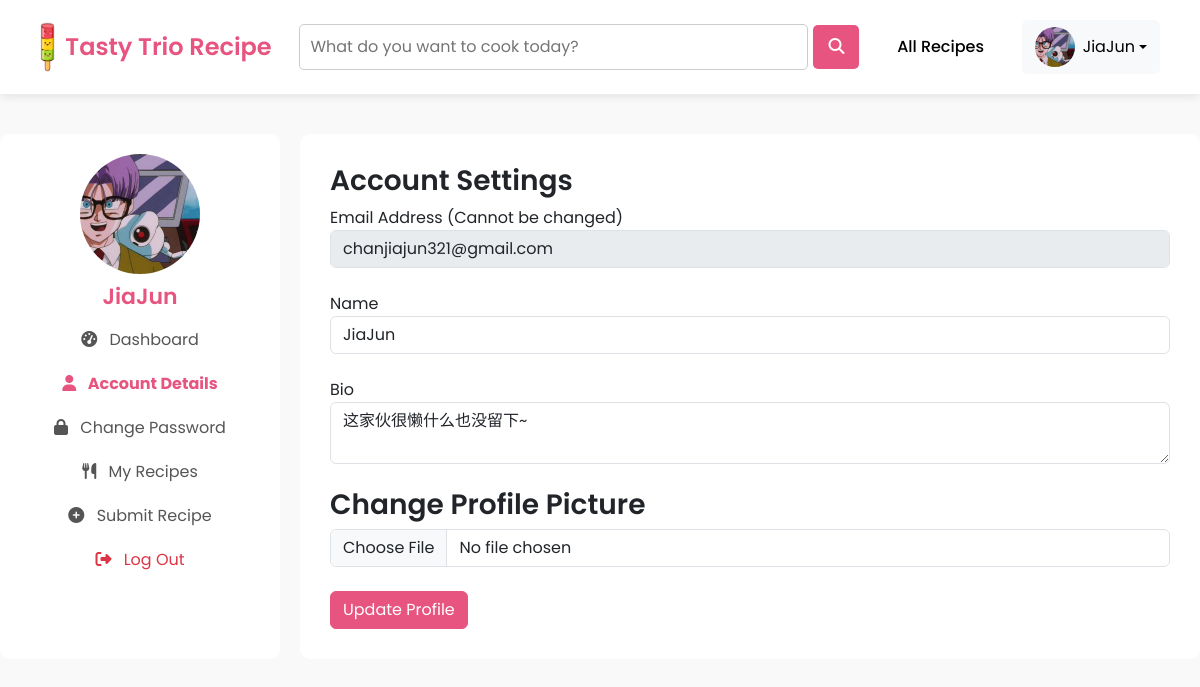
Screenshot of /profile.php (signed in) with the database file from the repository.
### tables this page shows
CREATE TABLE `registered_user` (
  `userID` int(11) NOT NULL,
  `userImg` varchar(255) DEFAULT NULL,
  `userName` varchar(255) NOT NULL,
  `userEmail` varchar(255) NOT NULL,
  `userPass` varchar(255) NOT NULL,
  `userBio` text DEFAULT NULL,
  `favID` int(11) DEFAULT NULL,
  `reset_token` varchar(255) DEFAULT NULL,
  `userStatus` enum('Active','Inactive','Banned') NOT NULL DEFAULT 'Active'
);

### profile.php (the view, shortened to what this page needs)
<?php
include 'db.php';
$userImg = 'uploads/default.png';
$userName = 'Guest';
$userEmail = '';
$userBio = '';
if (isset($_SESSION['userID'])) {
    $userID = $_SESSION['userID'];
    $query = "SELECT userImg, userName, userEmail, userBio FROM registered_user WHERE userID = ?";
    $stmt = $conn->prepare($query);
    if ($stmt) {
        $stmt->bind_param("i", $userID);
        if ($stmt->execute()) {
            $result = $stmt->get_result();
            if ($result->num_rows > 0) {
                $userData = $result->fetch_assoc();
                $userImg = $userData['userImg'];
                $userName = $userData['userName'];
                $userEmail = $userData['userEmail'];
                $userBio = $userData['userBio'];
            }
        }
    }
}
?>
<!DOCTYPE html>
<html lang="en">
<head>
    <link rel="stylesheet" href="https://cdn.jsdelivr.net/npm/bootstrap@5.3.0/dist/css/bootstrap.min.css">
    <link rel="stylesheet" href="https://cdnjs.cloudflare.com/ajax/libs/font-awesome/6.4.2/css/all.min.css">
</head>
<body>
<?php include('header.php'); ?>
<div class="profile-container">
    <div class="sidebar">
        <img src="<?php echo htmlspecialchars($userImg); ?>" alt="Profile Picture">
        <h2><?php echo htmlspecialchars($userName); ?></h2>
        <a href="profile-dashboard.php"><i class="fas fa-tachometer-alt"></i> Dashboard</a>
        <a href="profile.php" class="active-link"><i class="fas fa-user"></i> Account Details</a>
        <a href="change-password.php"><i class="fas fa-lock"></i> Change Password</a>
        <a href="user_recipe.php"><i class="fas fa-utensils"></i> My Recipes</a>
        <a href="addRecipe.php"><i class="fas fa-plus-circle"></i> Submit Recipe</a>
        <a href="logout.php" class="text-danger"><i class="fas fa-sign-out-alt"></i> Log Out</a>
    </div>
    <div class="content">
        <h3>Account Settings</h3>
        <form action="update-profile.php" method="POST" enctype="multipart/form-data">
            <label>Email Address (Cannot be changed)</label>
            <input type="email" class="form-control" value="<?php echo htmlspecialchars($userEmail); ?>" disabled>
            <br>
            <label>Name</label>
            <input type="text" class="form-control" name="name" value="<?php echo htmlspecialchars($userName); ?>" required>
            <br>
            <label>Bio</label>
            <textarea class="form-control" name="bio"><?php echo htmlspecialchars($userBio); ?></textarea>
            <br>
            <h3>Change Profile Picture</h3>
            <input type="file" name="profile_pic" class="form-control">
            <br>
            <button type="submit" class="btn btn-primary">Update Profile</button>
        </form>
    </div>
</div>
</body>
</html>

### header.php (shortened to what this page needs)
<!DOCTYPE html>
<html lang="en">
<head>
</head>
<body>
<header>
    <div class="logo-title">
        <img src="assets/pic/TastyTrioLogo.png" alt="Logo">
        <a href="home.php"><h1>Tasty Trio Recipe</h1></a>
    </div>
    <form action="searchRecipe.php" method="GET" class="search-bar">
        <input type="text" name="query" placeholder="What do you want to cook today?" required>
        <button type="submit"><i class="fas fa-search"></i></button>
    </form>
    <nav class="navbar">
        <a href="eRecipeList.php"> All Recipes</a>
    </nav>
    <div class="profile-dropdown">
        <button class="btn btn-light dropdown-toggle d-flex align-items-center" type="button" id="dropdownMenuButton" data-bs-toggle="dropdown" aria-expanded="false">
            <img src="<?php echo htmlspecialchars($userImg); ?>" alt="Profile">
            <span class="ms-2"><?php echo htmlspecialchars($userName); ?></span>
        </button>
    </div>
</header>
</body>
</html>

### profile.php (style rules this page uses)
body { font-family: 'Poppins', sans-serif; background-color: #f9f9f9; }
.active-link { color: #E75480 !important; font-weight: bold; }
header { display: flex; justify-content: space-between; align-items: center; padding: 20px 40px; background-color: white; box-shadow: 0 2px 10px rgba(0, 0, 0, 0.1); }
.logo-title { display: flex; align-items: center; }
.logo-title img { height: 50px; margin-right: 10px; }
.logo-title h1 { font-size: 24px; font-weight: 600; margin: 0; color: #E75480; }
header input { width: 50%; padding: 10px; border: 1px solid #ccc; border-radius: 5px; }
.navbar { display: flex; gap: 20px; }
.navbar a { text-decoration: none; color: black; font-weight: 500; padding: 5px 10px; transition: color 0.3s ease; }
.profile-container { display: flex; max-width: 1200px; margin: 40px auto; }
.sidebar { width: 280px; background: white; padding: 20px; border-radius: 10px; text-align: center; }
.sidebar img { width: 120px; height: 120px; border-radius: 50%; object-fit: cover; margin-bottom: 10px; }
.sidebar h2 { color: #E75480; font-size: 22px; font-weight: 600; }
.sidebar a { display: block; padding: 10px; color: #555; text-decoration: none; transition: 0.3s; }
.sidebar a i { margin-right: 8px; }
.content { flex: 1; background: white; padding: 30px; border-radius: 10px; margin-left: 20px; }
.content h3 { font-weight: 600; }
.btn-primary { background-color: #E75480; border-color: #E75480; }

### header.php (style rules this page uses)
body { font-family: 'Poppins', sans-serif; margin: 0; padding: 0; background-color: #f9f9f9; }
header { display: flex; justify-content: space-between; align-items: center; padding: 20px 40px; background-color: white; }
.logo-title { display: flex; align-items: center; }
.logo-title img { height: 50px; margin-right: 10px; }
.logo-title a { text-decoration: none; }
.logo-title h1 { font-size: 24px; font-weight: 600; margin: 0; color: #E75480; }
.search-bar { display: flex; align-items: center; width: 50%; }
.search-bar input { flex-grow: 1; padding: 10px; border: 1px solid #ccc; border-radius: 5px; font-family: 'Poppins', sans-serif; }
.search-bar button { background-color: #E75480; color: white; border: none; padding: 10px 15px; border-radius: 5px; cursor: pointer; margin-left: 5px; }
.navbar { display: flex; gap: 20px; }
.navbar a { text-decoration: none; color: black; font-weight: 500; padding: 5px 10px; transition: color 0.3s ease, border-bottom 0.3s ease; }
.profile-dropdown { position: relative; display: inline-block; }
.profile-dropdown img { width: 40px; height: 40px; border-radius: 50%; object-fit: cover; cursor: pointer; }

### rows the page displays
registered_user: userImg (picture), userName "JiaJun", userEmail "chanjiajun321@gmail.com", name "JiaJun", bio "这家伙很懒什么也没留下~"
